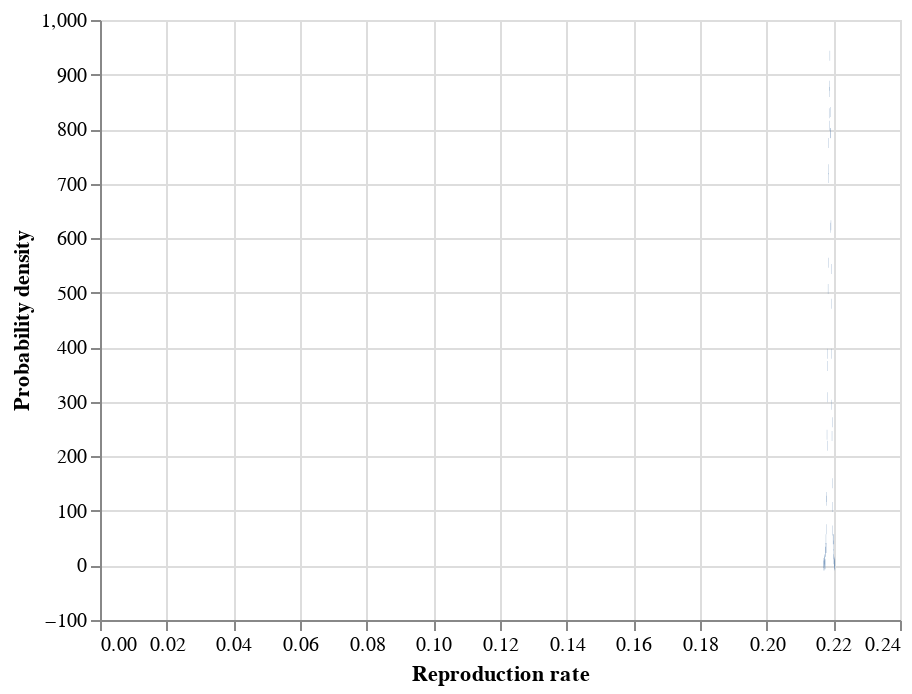

This figure's notebook cell:
### Code cell
altair.Chart(
    pd.DataFrame({"x1": edges[:-1], "x2": edges[1:], "density": h})
).mark_bar().encode(
    x=altair.X("x1", title="Reproduction rate"),
    x2="x2",
    y=altair.Y("density", title="Probability density")
).interactive()

### Figure 1 — Vega-Lite specification as saved in the notebook (floating-point values rounded to 4 significant figures)
{"config": {"view": {"continuousWidth": 400, "continuousHeight": 300}}, "data": {"name": "data-a53721bf936e5772153417a88dbe6d60"}, "mark": "bar", "encoding": {"x": {"field": "x1", "title": "Reproduction rate", "type": "quantitative"}, "x2": {"field": "x2"}, "y": {"field": "density", "title": "Probability density", "type": "quantitative"}}, "selection": {"selector001": {"type": "interval", "bind": "scales", "encodings": ["x", "y"]}}, "$schema": "https://vega.github.io/schema/vega-lite/v4.17.0.json", "datasets": {"data-a53721bf936e5772153417a88dbe6d60": [{"x1": 0.2171, "x2": 0.2171, "density": 4.568}, {"x1": 0.2171, "x2": 0.2172, "density": 0.0}, {"x1": 0.2172, "x2": 0.2173, "density": 0.0}, {"x1": 0.2173, "x2": 0.2173, "density": 11.42}, {"x1": 0.2173, "x2": 0.2174, "density": 2.284}, {"x1": 0.2174, "x2": 0.2174, "density": 6.853}, {"x1": 0.2174, "x2": 0.2175, "density": 9.135}, {"x1": 0.2175, "x2": 0.2176, "density": 2.284}, {"x1": 0.2176, "x2": 0.2176, "density": 25.12}, {"x1": 0.2176, "x2": 0.2177, "density": 25.13}, {"x1": 0.2177, "x2": 0.2178, "density": 31.98}, {"x1": 0.2178, "x2": 0.2178, "density": 47.96}, {"x1": 0.2178, "x2": 0.2179, "density": 31.98}, {"x1": 0.2179, "x2": 0.2179, "density": 66.23}, {"x1": 0.2179, "x2": 0.218, "density": 118.8}, {"x1": 0.218, "x2": 0.2181, "density": 125.6}, {"x1": 0.2181, "x2": 0.2181, "density": 239.8}, {"x1": 0.2181, "x2": 0.2182, "density": 219.3}, {"x1": 0.2182, "x2": 0.2183, "density": 308.3}, {"x1": 0.2183, "x2": 0.2183, "density": 388.3}, {"x1": 0.2183, "x2": 0.2184, "density": 365.5}, {"x1": 0.2184, "x2": 0.2184, "density": 507.0}, {"x1": 0.2184, "x2": 0.2185, "density": 555.1}, {"x1": 0.2185, "x2": 0.2186, "density": 726.2}, {"x1": 0.2186, "x2": 0.2186, "density": 710.4}, {"x1": 0.2186, "x2": 0.2187, "density": 774.4}, {"x1": 0.2187, "x2": 0.2188, "density": 829.0}, {"x1": 0.2188, "x2": 0.2188, "density": 868.0}, {"x1": 0.2188, "x2": 0.2189, "density": 806.1}, {"x1": 0.2189, "x2": 0.2189, "density": 879.4}, {"x1": 0.2189, "x2": 0.219, "density": 934.3}, {"x1": 0.219, "x2": 0.2191, "density": 831.3}, {"x1": 0.2191, "x2": 0.2191, "density": 792.6}, {"x1": 0.2191, "x2": 0.2192, "density": 792.4}, {"x1": 0.2192, "x2": 0.2193, "density": 619.0}, {"x1": 0.2193, "x2": 0.2193, "density": 623.6}, {"x1": 0.2193, "x2": 0.2194, "density": 543.5}, {"x1": 0.2194, "x2": 0.2194, "density": 479.7}, {"x1": 0.2194, "x2": 0.2195, "density": 388.2}, {"x1": 0.2195, "x2": 0.2196, "density": 294.7}, {"x1": 0.2196, "x2": 0.2196, "density": 237.6}, {"x1": 0.2196, "x2": 0.2197, "density": 262.6}, {"x1": 0.2197, "x2": 0.2198, "density": 150.8}, {"x1": 0.2198, "x2": 0.2198, "density": 107.3}, {"x1": 0.2198, "x2": 0.2199, "density": 63.96}, {"x1": 0.2199, "x2": 0.2199, "density": 47.97}, {"x1": 0.2199, "x2": 0.22, "density": 36.54}, {"x1": 0.22, "x2": 0.2201, "density": 47.97}, {"x1": 0.2201, "x2": 0.2201, "density": 20.55}, {"x1": 0.2201, "x2": 0.2202, "density": 11.42}, {"x1": 0.2202, "x2": 0.2203, "density": 2.284}, {"x1": 0.2203, "x2": 0.2203, "density": 6.851}, {"x1": 0.2203, "x2": 0.2204, "density": 4.568}, {"x1": 0.2204, "x2": 0.2205, "density": 0.0}, {"x1": 0.2205, "x2": 0.2205, "density": 2.284}]}}
